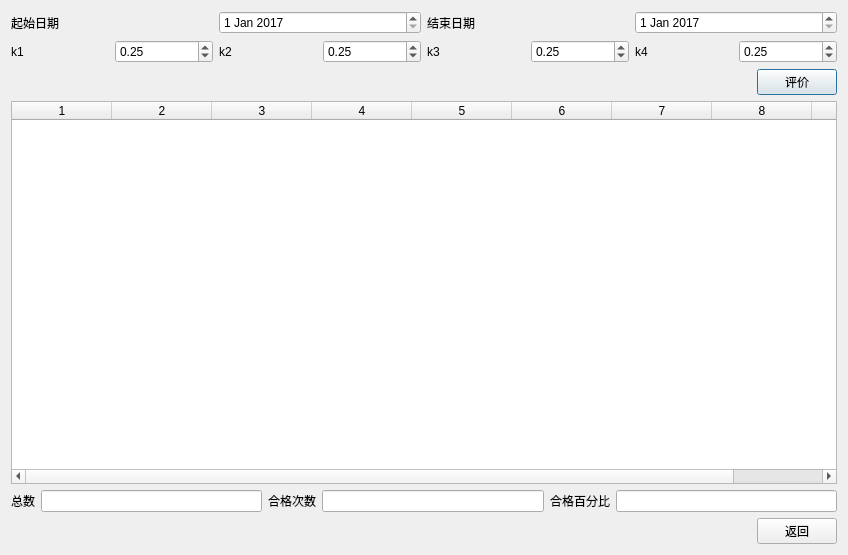
<?xml version="1.0" encoding="UTF-8"?>
<ui version="4.0">
 <class>EvaDialog</class>
 <widget class="QDialog" name="EvaDialog">
  <property name="geometry">
   <rect>
    <x>0</x>
    <y>0</y>
    <width>848</width>
    <height>555</height>
   </rect>
  </property>
  <property name="windowTitle">
   <string>Dialog</string>
  </property>
  <layout class="QVBoxLayout" name="verticalLayout">
   <item>
    <layout class="QHBoxLayout" name="horizontalLayout">
     <item>
      <widget class="QLabel" name="label">
       <property name="text">
        <string>起始日期</string>
       </property>
      </widget>
     </item>
     <item>
      <widget class="QDateEdit" name="dateEdit1">
       <property name="date">
        <date>
         <year>2017</year>
         <month>1</month>
         <day>1</day>
        </date>
       </property>
      </widget>
     </item>
     <item>
      <widget class="QLabel" name="label_2">
       <property name="text">
        <string>结束日期</string>
       </property>
      </widget>
     </item>
     <item>
      <widget class="QDateEdit" name="dateEdit2">
       <property name="date">
        <date>
         <year>2017</year>
         <month>1</month>
         <day>1</day>
        </date>
       </property>
      </widget>
     </item>
    </layout>
   </item>
   <item>
    <layout class="QHBoxLayout" name="horizontalLayout_2">
     <item>
      <widget class="QLabel" name="label_6">
       <property name="text">
        <string>k1</string>
       </property>
      </widget>
     </item>
     <item>
      <widget class="QDoubleSpinBox" name="k1SpinBox">
       <property name="singleStep">
        <double>0.100000000000000</double>
       </property>
       <property name="value">
        <double>0.250000000000000</double>
       </property>
      </widget>
     </item>
     <item>
      <widget class="QLabel" name="label_7">
       <property name="text">
        <string>k2</string>
       </property>
      </widget>
     </item>
     <item>
      <widget class="QDoubleSpinBox" name="k2SpinBox">
       <property name="singleStep">
        <double>0.100000000000000</double>
       </property>
       <property name="value">
        <double>0.250000000000000</double>
       </property>
      </widget>
     </item>
     <item>
      <widget class="QLabel" name="label_8">
       <property name="text">
        <string>k3</string>
       </property>
      </widget>
     </item>
     <item>
      <widget class="QDoubleSpinBox" name="k3SpinBox">
       <property name="singleStep">
        <double>0.100000000000000</double>
       </property>
       <property name="value">
        <double>0.250000000000000</double>
       </property>
      </widget>
     </item>
     <item>
      <widget class="QLabel" name="label_9">
       <property name="text">
        <string>k4</string>
       </property>
      </widget>
     </item>
     <item>
      <widget class="QDoubleSpinBox" name="k4SpinBox">
       <property name="singleStep">
        <double>0.100000000000000</double>
       </property>
       <property name="value">
        <double>0.250000000000000</double>
       </property>
      </widget>
     </item>
    </layout>
   </item>
   <item>
    <layout class="QHBoxLayout" name="horizontalLayout_5">
     <item>
      <spacer name="horizontalSpacer_2">
       <property name="orientation">
        <enum>Qt::Horizontal</enum>
       </property>
       <property name="sizeHint" stdset="0">
        <size>
         <width>40</width>
         <height>20</height>
        </size>
       </property>
      </spacer>
     </item>
     <item>
      <widget class="QPushButton" name="pushButton_2">
       <property name="text">
        <string>评价</string>
       </property>
      </widget>
     </item>
    </layout>
   </item>
   <item>
    <widget class="QTableWidget" name="tableWidget">
     <property name="rowCount">
      <number>0</number>
     </property>
     <property name="columnCount">
      <number>9</number>
     </property>
     <column/>
     <column/>
     <column/>
     <column/>
     <column/>
     <column/>
     <column/>
     <column/>
     <column/>
    </widget>
   </item>
   <item>
    <layout class="QHBoxLayout" name="horizontalLayout_3">
     <item>
      <widget class="QLabel" name="label_5">
       <property name="text">
        <string>总数</string>
       </property>
      </widget>
     </item>
     <item>
      <widget class="QLineEdit" name="lineEdit1"/>
     </item>
     <item>
      <widget class="QLabel" name="label_3">
       <property name="text">
        <string>合格次数</string>
       </property>
      </widget>
     </item>
     <item>
      <widget class="QLineEdit" name="lineEdit2"/>
     </item>
     <item>
      <widget class="QLabel" name="label_4">
       <property name="text">
        <string>合格百分比</string>
       </property>
      </widget>
     </item>
     <item>
      <widget class="QLineEdit" name="lineEdit3"/>
     </item>
    </layout>
   </item>
   <item>
    <layout class="QHBoxLayout" name="horizontalLayout_4">
     <item>
      <spacer name="horizontalSpacer">
       <property name="orientation">
        <enum>Qt::Horizontal</enum>
       </property>
       <property name="sizeHint" stdset="0">
        <size>
         <width>40</width>
         <height>20</height>
        </size>
       </property>
      </spacer>
     </item>
     <item>
      <widget class="QPushButton" name="pushButton">
       <property name="text">
        <string>返回</string>
       </property>
      </widget>
     </item>
    </layout>
   </item>
  </layout>
 </widget>
 <resources/>
 <connections/>
</ui>
